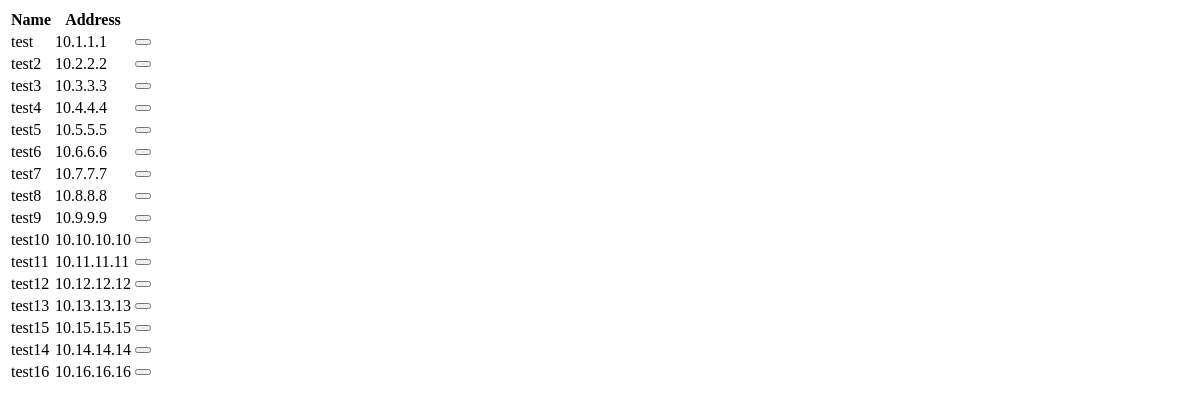
/devices/, run on an earlier commit of the app's database.
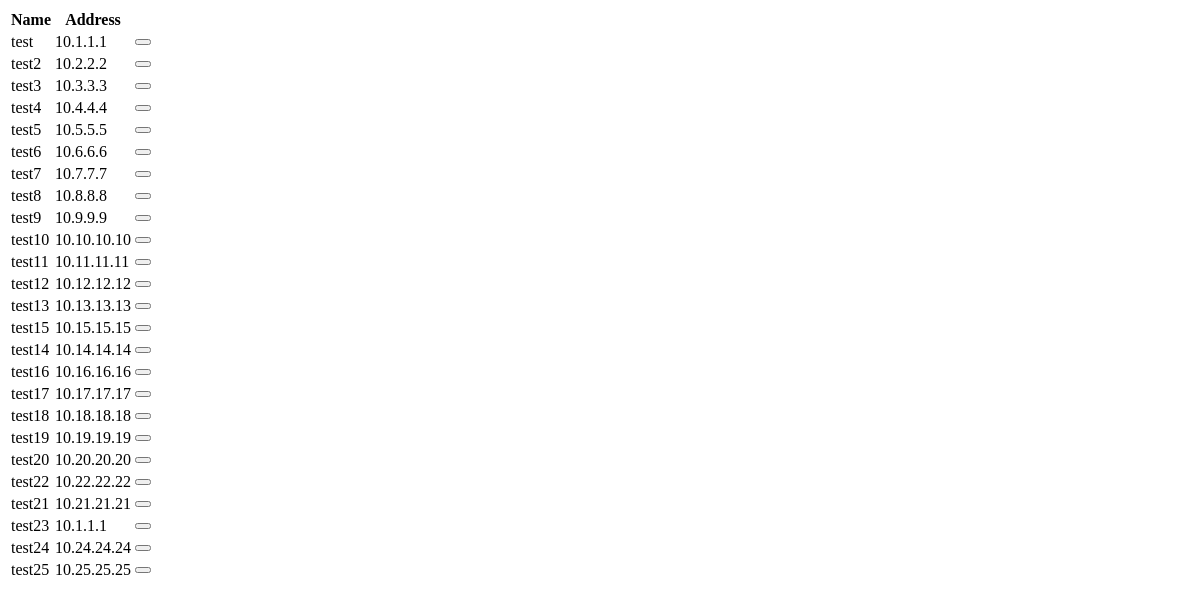
And on a later commit of the database.
### vips/models.py (models this page shows, shortened)
class Device(models.Model):
    ip = models.GenericIPAddressField()
    label = models.CharField(max_length=64)
    login = models.ForeignKey(Login)

### vips/views.py (the view)
class DeviceList(ListView):
    template_name = 'vips/device_list.html'
    context_object_name = 'devices'
    model = Device

### vips/templates/vips/device_list.html (shortened to what this page needs)
<table id="devicetable" class="table table-condensed table-hover table-bordered">
    <thead>
    <tr class="text-left">
        <th>Name</th>
        <th>Address</th>
        <th>
        </th>
    </tr>
    </thead>
    <tbody>
    {% if devices %}
        {% for device in devices %}
            <tr>
            <td>{{ device.label }}</td>
            <td>{{ device.ip }}</td>
            <td>
                <button type="button" class="btn btn-default btn-sm"
                   onclick='fillmodal("#device-delete", "{% url 'vips:deletedevice' device.id %}", "#modal-delete");'>
                </button>
            </td>
            </tr>
        {% endfor %}
        {% else %}
            <tr>
            <td><p>there is nothing in the database</p></td>
            <td></td>
            <td></td>
            </tr>
    {% endif %}
    </tbody>
</table>

What changed in the data, as far as the page shows it:
added Device: label "test17", ip "10.17.17.17"
added Device: label "test18", ip "10.18.18.18"
added Device: label "test19", ip "10.19.19.19"
added Device: label "test20", ip "10.20.20.20"
added Device: label "test22", ip "10.22.22.22"
added Device: label "test21", ip "10.21.21.21"
added Device: label "test23", ip "10.1.1.1"
added Device: label "test24", ip "10.24.24.24"
added Device: label "test25", ip "10.25.25.25"
